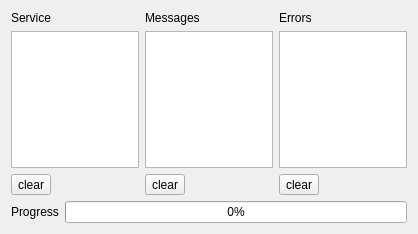
<?xml version="1.0" encoding="UTF-8"?>
<ui version="4.0">
 <author>Enrico Ros</author>
 <class>CommView</class>
 <widget class="QWidget" name="CommView">
  <property name="geometry">
   <rect>
    <x>0</x>
    <y>0</y>
    <width>418</width>
    <height>234</height>
   </rect>
  </property>
  <layout class="QGridLayout" name="gridLayout">
   <item row="0" column="0">
    <widget class="QLabel" name="label">
     <property name="text">
      <string>Service</string>
     </property>
    </widget>
   </item>
   <item row="0" column="1">
    <widget class="QLabel" name="label_2">
     <property name="text">
      <string>Messages</string>
     </property>
    </widget>
   </item>
   <item row="0" column="2">
    <widget class="QLabel" name="label_3">
     <property name="text">
      <string>Errors</string>
     </property>
    </widget>
   </item>
   <item row="1" column="0">
    <widget class="QPlainTextEdit" name="serviceText"/>
   </item>
   <item row="1" column="1">
    <widget class="QPlainTextEdit" name="messagesText"/>
   </item>
   <item row="1" column="2">
    <widget class="QPlainTextEdit" name="errorsText"/>
   </item>
   <item row="2" column="0">
    <widget class="QToolButton" name="toolButton">
     <property name="text">
      <string>clear</string>
     </property>
    </widget>
   </item>
   <item row="2" column="1">
    <widget class="QToolButton" name="toolButton_2">
     <property name="text">
      <string>clear</string>
     </property>
    </widget>
   </item>
   <item row="2" column="2">
    <widget class="QToolButton" name="toolButton_3">
     <property name="text">
      <string>clear</string>
     </property>
    </widget>
   </item>
   <item row="3" column="0" colspan="3">
    <layout class="QHBoxLayout" name="horizontalLayout">
     <item>
      <widget class="QLabel" name="progressLabel">
       <property name="text">
        <string>Progress</string>
       </property>
      </widget>
     </item>
     <item>
      <widget class="QProgressBar" name="progressBar">
       <property name="value">
        <number>0</number>
       </property>
       <property name="invertedAppearance">
        <bool>false</bool>
       </property>
      </widget>
     </item>
    </layout>
   </item>
  </layout>
 </widget>
 <resources/>
 <connections/>
</ui>
